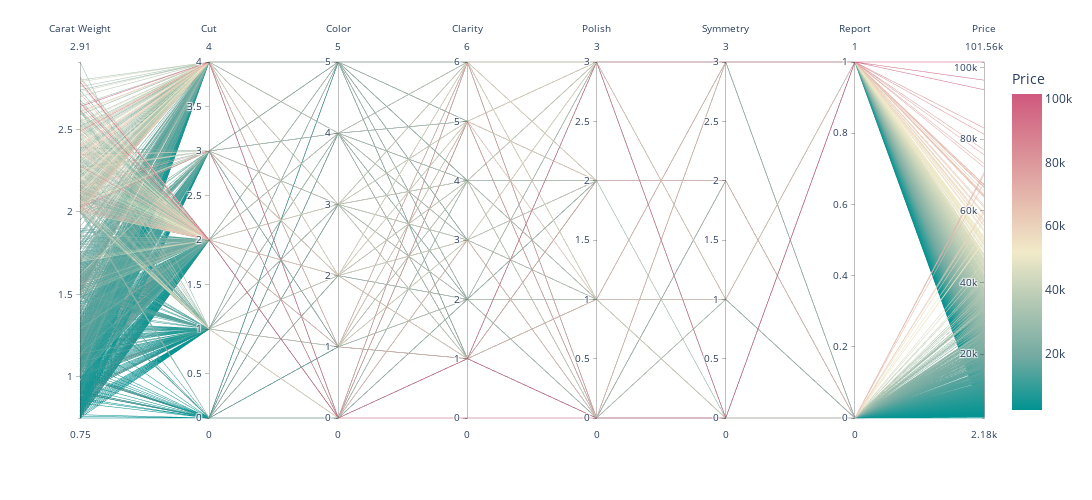

Notebook cell for this chart:
### Markdown cell above
### <font style = "color:rgb(77, 173, 255)"> **Parallel Coordinates** </font>

A Parallel Coordinates visualization is used for plotting multivariate, numerical data. Parallel Coordinates Plots are ideal for comparing many variables together and seeing the relationships between them.

### Code cell
# Use dataframe df which includes numerical values for all features

fig = px.parallel_coordinates(df, 
                              color = "Price", 
                              color_continuous_scale = px.colors.diverging.Tealrose,
                              width = 1200,
                              height = 500)
fig.show()

### Figure 1 — Plotly figure (JSON) as saved in the notebook; plotly's stock layout.template omitted (floating-point values rounded to 4 significant figures; data arrays with more than 128 entries replaced by an {"elided": "..."} marker saying what was removed)
{"data": [{"dimensions": [{"label": "Carat Weight", "values": {"elided": "6000 float values"}}, {"label": "Cut", "values": {"elided": "6000 int values"}}, {"label": "Color", "values": {"elided": "6000 int values"}}, {"label": "Clarity", "values": {"elided": "6000 int values"}}, {"label": "Polish", "values": {"elided": "6000 int values"}}, {"label": "Symmetry", "values": {"elided": "6000 int values"}}, {"label": "Report", "values": {"elided": "6000 int values"}}, {"label": "Price", "values": {"elided": "6000 int values"}}], "domain": {"x": [0, 1], "y": [0, 1]}, "line": {"color": {"elided": "6000 int values"}, "coloraxis": "coloraxis"}, "name": "", "type": "parcoords"}], "layout": {"coloraxis": {"colorbar": {"title": {"text": "Price"}}, "colorscale": [[0, "rgb(0, 147, 146)"], [0.1667, "rgb(114, 170, 161)"], [0.3333, "rgb(177, 199, 179)"], [0.5, "rgb(241, 234, 200)"], [0.6667, "rgb(229, 185, 173)"], [0.8333, "rgb(217, 137, 148)"], [1, "rgb(208, 88, 126)"]]}, "height": 500, "legend": {"tracegroupgap": 0}, "margin": {"t": 60}, "width": 1200}}
